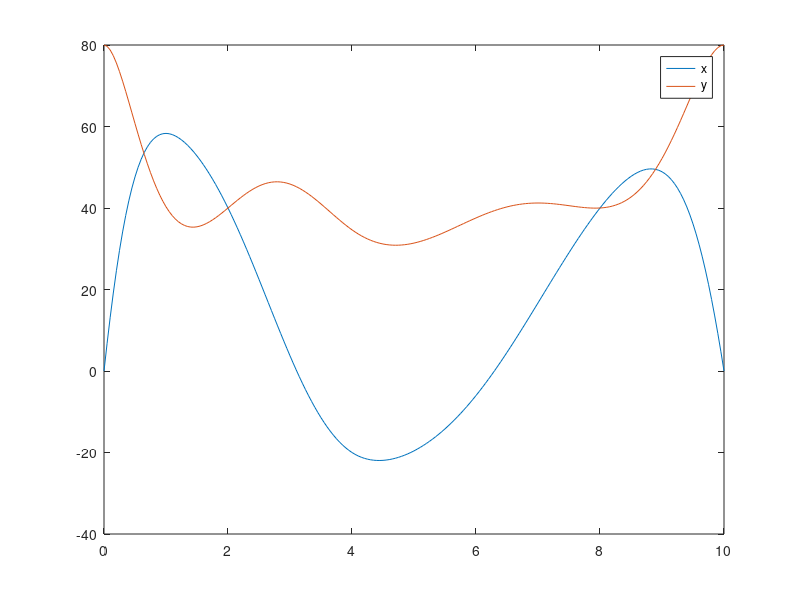
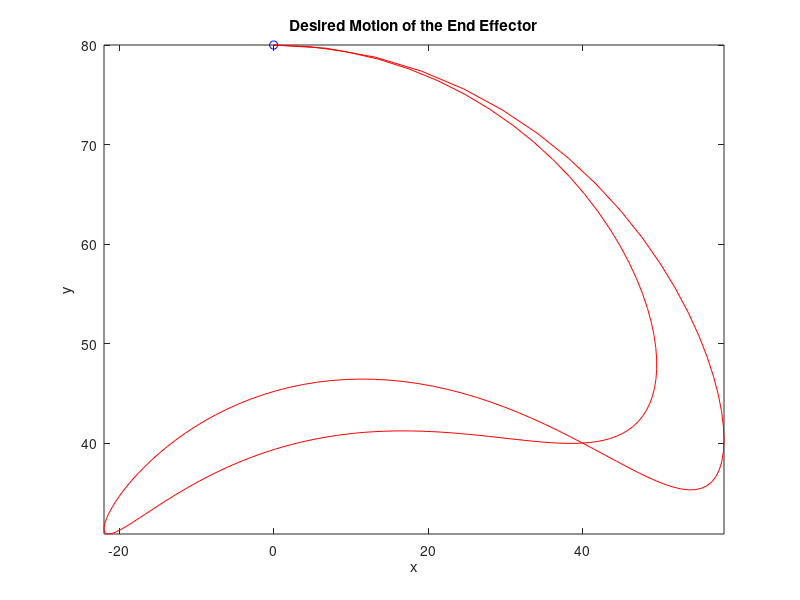
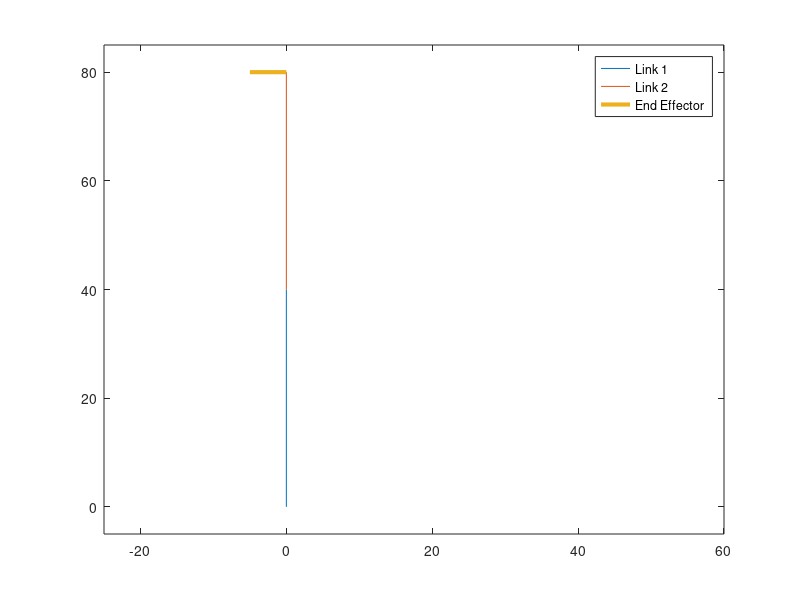

The MATLAB script that drew these images, in order:
%% Forward Kinematics
%Geometric Parameters
l1 = 40; % Link 1
l2 = 40; % Link 2
l3 = 5; % End effector

%Angular values with time
theta1 = deg2rad([ 90 0 60 0 90]);
theta2 = deg2rad([ 0 90 120 90 0]);
time = [ 0 2 4 8 10];

% Time setting
ts = 0; tf = 10; dt = 0.05;
tspan = [ts:dt:tf];

% Interpolating the values of theta1 and theta2
t1 = interp1(time, theta1, tspan, 'spline');
t2 = interp1(time, theta2, tspan, 'spline');

% Applying Forward Kinematics
x = l1*cos(t1) + l2*cos(t1+t2);
y = l1*sin(t1) + l2*sin(t1+t2);

%% Plot
figure(1)
grid on 
plot(tspan, x)
hold on
plot(tspan, y)
legend('x', 'y')

figure(2)
comet(x, y)
title('Desired Motion of the End Effector')
xlabel('x')
ylabel('y')

%% Animate
figure(3)
for i = 1:length(t1)
    T1 = t1(i); T2 = t2(i);
    
     %Coordinates
     x0 = 0; y0 = 0;
     x1 = l1*cos(T1); y1 = l1*sin(T1); 
     x2 = x1 + l2*cos(T1+T2); y2 = y1 + l2*sin(T1+T2);
     x3 = x2 - l3;  y3 = y2;
       
     % Plot
     plot([x0 x1], [y0 y1], [x1 x2], [y1 y2], [x2 x3], [y2 y3] ,'linewidth', 3)
     legend('Link 1', 'Link 2', 'End Effector')
     axis([-25 60 -5 85])
     pause(0.000001)
end